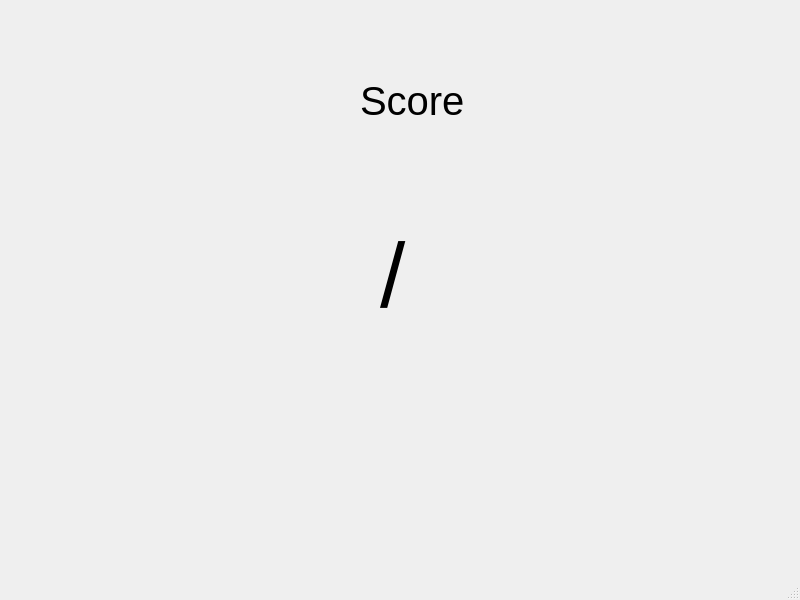
<?xml version="1.0" encoding="UTF-8"?>
<ui version="4.0">
 <class>MainWindow</class>
 <widget class="QMainWindow" name="MainWindow">
  <property name="geometry">
   <rect>
    <x>0</x>
    <y>0</y>
    <width>800</width>
    <height>600</height>
   </rect>
  </property>
  <property name="windowTitle">
   <string>MainWindow</string>
  </property>
  <widget class="QWidget" name="centralwidget">
   <widget class="QLabel" name="label">
    <property name="geometry">
     <rect>
      <x>360</x>
      <y>80</y>
      <width>141</width>
      <height>41</height>
     </rect>
    </property>
    <property name="font">
     <font>
      <pointsize>30</pointsize>
     </font>
    </property>
    <property name="text">
     <string>Score</string>
    </property>
   </widget>
   <widget class="QLabel" name="label_2">
    <property name="geometry">
     <rect>
      <x>380</x>
      <y>170</y>
      <width>571</width>
      <height>211</height>
     </rect>
    </property>
    <property name="font">
     <font>
      <pointsize>68</pointsize>
     </font>
    </property>
    <property name="text">
     <string>/</string>
    </property>
   </widget>
  </widget>
  <widget class="QMenuBar" name="menubar">
   <property name="geometry">
    <rect>
     <x>0</x>
     <y>0</y>
     <width>800</width>
     <height>21</height>
    </rect>
   </property>
  </widget>
  <widget class="QStatusBar" name="statusbar"/>
 </widget>
 <resources/>
 <connections/>
</ui>
